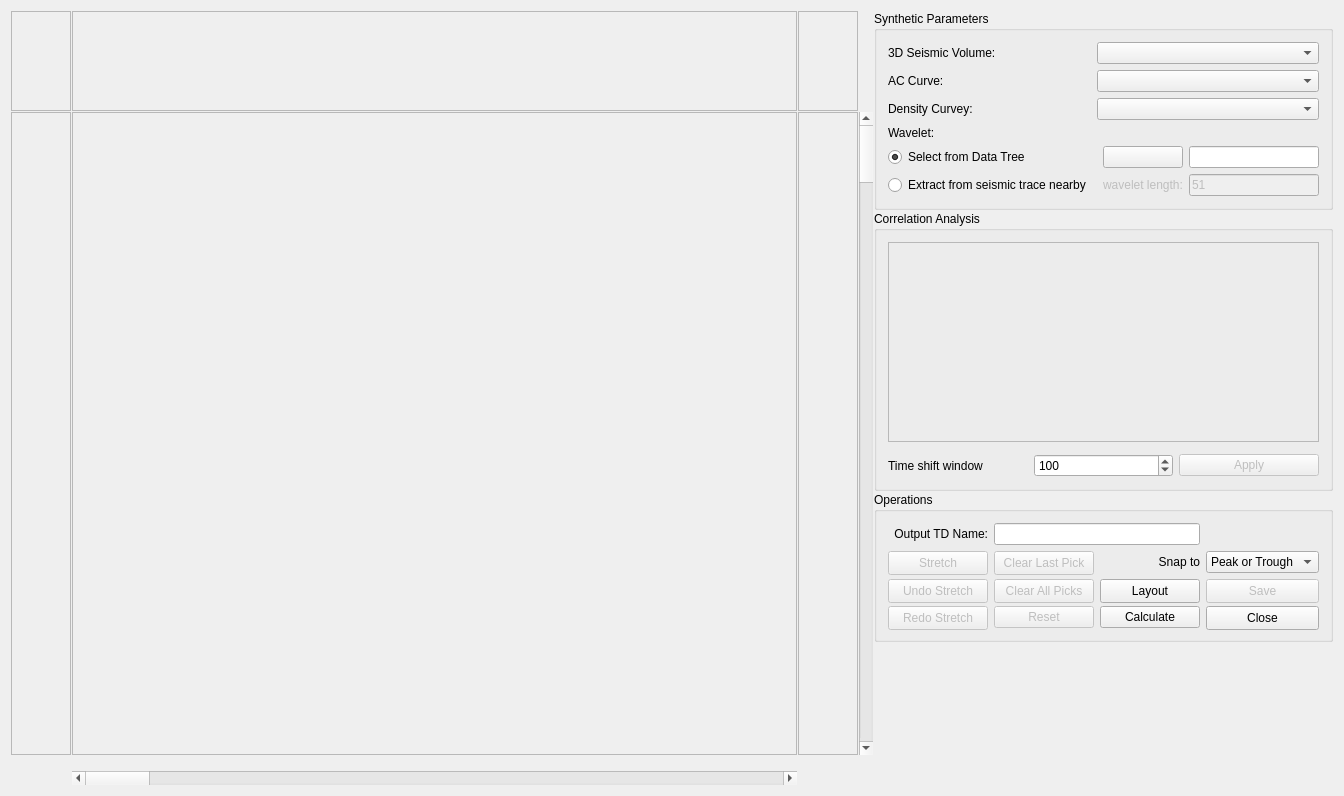
<?xml version="1.0" encoding="UTF-8"?>
<ui version="4.0">
 <class>CXDlgWellTie</class>
 <widget class="QDialog" name="CXDlgWellTie">
  <property name="geometry">
   <rect>
    <x>0</x>
    <y>0</y>
    <width>1344</width>
    <height>796</height>
   </rect>
  </property>
  <property name="windowTitle">
   <string>CXDlgWellTie</string>
  </property>
  <layout class="QGridLayout" name="gridLayout_3">
   <property name="spacing">
    <number>1</number>
   </property>
   <item row="1" column="3" rowspan="6">
    <widget class="QScrollBar" name="verticalScrollBar">
     <property name="orientation">
      <enum>Qt::Vertical</enum>
     </property>
    </widget>
   </item>
   <item row="8" column="1">
    <widget class="QScrollBar" name="horizontalScrollBar">
     <property name="orientation">
      <enum>Qt::Horizontal</enum>
     </property>
    </widget>
   </item>
   <item row="1" column="2" rowspan="6">
    <widget class="CXScrollArea" name="scrollAreaRight">
     <property name="maximumSize">
      <size>
       <width>60</width>
       <height>16777215</height>
      </size>
     </property>
     <property name="verticalScrollBarPolicy">
      <enum>Qt::ScrollBarAlwaysOff</enum>
     </property>
     <property name="horizontalScrollBarPolicy">
      <enum>Qt::ScrollBarAlwaysOff</enum>
     </property>
     <property name="widgetResizable">
      <bool>true</bool>
     </property>
     <widget class="QWidget" name="scrollAreaWidgetContents_4">
      <property name="geometry">
       <rect>
        <x>0</x>
        <y>0</y>
        <width>58</width>
        <height>643</height>
       </rect>
      </property>
     </widget>
    </widget>
   </item>
   <item row="0" column="0">
    <widget class="CXFrameWTCorner" name="frameTL">
     <property name="frameShape">
      <enum>QFrame::StyledPanel</enum>
     </property>
     <property name="frameShadow">
      <enum>QFrame::Raised</enum>
     </property>
    </widget>
   </item>
   <item row="3" column="4" colspan="4">
    <widget class="QGroupBox" name="groupBox_2">
     <property name="title">
      <string>Correlation Analysis</string>
     </property>
     <layout class="QGridLayout" name="gridLayout_2">
      <item row="0" column="0" colspan="3">
       <widget class="CXFrameCorrelation" name="frame">
        <property name="minimumSize">
         <size>
          <width>0</width>
          <height>200</height>
         </size>
        </property>
        <property name="frameShape">
         <enum>QFrame::StyledPanel</enum>
        </property>
        <property name="frameShadow">
         <enum>QFrame::Raised</enum>
        </property>
       </widget>
      </item>
      <item row="1" column="0" colspan="3">
       <widget class="CXSliderComplex" name="slideRangeWindow" native="true"/>
      </item>
      <item row="2" column="0">
       <widget class="QLabel" name="label_5">
        <property name="text">
         <string>Time shift window</string>
        </property>
       </widget>
      </item>
      <item row="2" column="1">
       <widget class="QSpinBox" name="spinBox">
        <property name="minimum">
         <number>20</number>
        </property>
        <property name="maximum">
         <number>500</number>
        </property>
        <property name="singleStep">
         <number>10</number>
        </property>
        <property name="value">
         <number>100</number>
        </property>
       </widget>
      </item>
      <item row="2" column="2">
       <widget class="QPushButton" name="pushButtonApply">
        <property name="enabled">
         <bool>false</bool>
        </property>
        <property name="text">
         <string>Apply</string>
        </property>
        <property name="icon">
         <iconset resource="../xconsole/x.qrc">
          <normaloff>:/Icon/Flush.png</normaloff>:/Icon/Flush.png</iconset>
        </property>
       </widget>
      </item>
     </layout>
    </widget>
   </item>
   <item row="0" column="2">
    <widget class="CXFrameWTCorner" name="frameTR">
     <property name="frameShape">
      <enum>QFrame::StyledPanel</enum>
     </property>
     <property name="frameShadow">
      <enum>QFrame::Raised</enum>
     </property>
    </widget>
   </item>
   <item row="0" column="4" rowspan="3" colspan="4">
    <widget class="QGroupBox" name="groupBox">
     <property name="minimumSize">
      <size>
       <width>400</width>
       <height>0</height>
      </size>
     </property>
     <property name="maximumSize">
      <size>
       <width>600</width>
       <height>16777215</height>
      </size>
     </property>
     <property name="title">
      <string>Synthetic Parameters</string>
     </property>
     <layout class="QGridLayout" name="gridLayout">
      <item row="0" column="1" colspan="3">
       <widget class="QComboBox" name="comboBoxDV"/>
      </item>
      <item row="6" column="3">
       <widget class="QLineEdit" name="lineEditLength">
        <property name="enabled">
         <bool>false</bool>
        </property>
        <property name="text">
         <string>51</string>
        </property>
       </widget>
      </item>
      <item row="6" column="0">
       <widget class="QRadioButton" name="radioButtonTrace">
        <property name="minimumSize">
         <size>
          <width>200</width>
          <height>0</height>
         </size>
        </property>
        <property name="text">
         <string>Extract from seismic trace nearby</string>
        </property>
       </widget>
      </item>
      <item row="3" column="0">
       <widget class="QLabel" name="label_4">
        <property name="text">
         <string>Wavelet:</string>
        </property>
       </widget>
      </item>
      <item row="1" column="0">
       <widget class="QLabel" name="label">
        <property name="text">
         <string>AC Curve:</string>
        </property>
       </widget>
      </item>
      <item row="1" column="1" colspan="3">
       <widget class="QComboBox" name="comboBoxAC"/>
      </item>
      <item row="0" column="0">
       <widget class="QLabel" name="label_2">
        <property name="text">
         <string>3D Seismic Volume:</string>
        </property>
       </widget>
      </item>
      <item row="6" column="2">
       <widget class="QLabel" name="labelWavelet">
        <property name="enabled">
         <bool>false</bool>
        </property>
        <property name="text">
         <string>wavelet length:</string>
        </property>
       </widget>
      </item>
      <item row="2" column="0">
       <widget class="QLabel" name="label_3">
        <property name="text">
         <string>Density Curvey:</string>
        </property>
       </widget>
      </item>
      <item row="5" column="2">
       <widget class="QPushButton" name="pushButtonWavelet">
        <property name="text">
         <string/>
        </property>
        <property name="icon">
         <iconset resource="../xconsole/x.qrc">
          <normaloff>:/Icon/18804.png</normaloff>:/Icon/18804.png</iconset>
        </property>
       </widget>
      </item>
      <item row="2" column="1" colspan="3">
       <widget class="QComboBox" name="comboBoxDEN"/>
      </item>
      <item row="5" column="0">
       <widget class="QRadioButton" name="radioButtonTree">
        <property name="text">
         <string>Select from Data Tree</string>
        </property>
        <property name="checked">
         <bool>true</bool>
        </property>
       </widget>
      </item>
      <item row="5" column="3">
       <widget class="QLineEdit" name="lineEditWavelet">
        <property name="readOnly">
         <bool>true</bool>
        </property>
       </widget>
      </item>
     </layout>
    </widget>
   </item>
   <item row="6" column="6">
    <spacer name="verticalSpacer">
     <property name="orientation">
      <enum>Qt::Vertical</enum>
     </property>
     <property name="sizeHint" stdset="0">
      <size>
       <width>20</width>
       <height>635</height>
      </size>
     </property>
    </spacer>
   </item>
   <item row="1" column="1" rowspan="6">
    <widget class="CXScrollArea" name="scrollArea">
     <property name="verticalScrollBarPolicy">
      <enum>Qt::ScrollBarAlwaysOff</enum>
     </property>
     <property name="horizontalScrollBarPolicy">
      <enum>Qt::ScrollBarAlwaysOff</enum>
     </property>
     <property name="widgetResizable">
      <bool>true</bool>
     </property>
     <widget class="QWidget" name="scrollAreaWidgetContents_2">
      <property name="geometry">
       <rect>
        <x>0</x>
        <y>0</y>
        <width>737</width>
        <height>643</height>
       </rect>
      </property>
     </widget>
    </widget>
   </item>
   <item row="1" column="0" rowspan="6">
    <widget class="CXScrollArea" name="scrollAreaLeft">
     <property name="maximumSize">
      <size>
       <width>60</width>
       <height>16777215</height>
      </size>
     </property>
     <property name="verticalScrollBarPolicy">
      <enum>Qt::ScrollBarAlwaysOff</enum>
     </property>
     <property name="horizontalScrollBarPolicy">
      <enum>Qt::ScrollBarAlwaysOff</enum>
     </property>
     <property name="widgetResizable">
      <bool>true</bool>
     </property>
     <widget class="QWidget" name="scrollAreaWidgetContents_3">
      <property name="geometry">
       <rect>
        <x>0</x>
        <y>0</y>
        <width>58</width>
        <height>643</height>
       </rect>
      </property>
     </widget>
    </widget>
   </item>
   <item row="0" column="1">
    <widget class="QScrollArea" name="scrollAreaTop">
     <property name="maximumSize">
      <size>
       <width>16777215</width>
       <height>100</height>
      </size>
     </property>
     <property name="verticalScrollBarPolicy">
      <enum>Qt::ScrollBarAlwaysOff</enum>
     </property>
     <property name="horizontalScrollBarPolicy">
      <enum>Qt::ScrollBarAlwaysOff</enum>
     </property>
     <property name="widgetResizable">
      <bool>true</bool>
     </property>
     <widget class="QWidget" name="scrollAreaWidgetContents">
      <property name="geometry">
       <rect>
        <x>0</x>
        <y>0</y>
        <width>737</width>
        <height>98</height>
       </rect>
      </property>
     </widget>
    </widget>
   </item>
   <item row="7" column="4" colspan="4">
    <widget class="QLabel" name="labelMessage">
     <property name="text">
      <string/>
     </property>
    </widget>
   </item>
   <item row="4" column="4" colspan="4">
    <widget class="QGroupBox" name="groupBox_3">
     <property name="minimumSize">
      <size>
       <width>0</width>
       <height>150</height>
      </size>
     </property>
     <property name="title">
      <string>Operations</string>
     </property>
     <layout class="QGridLayout" name="gridLayout_4">
      <item row="3" column="3">
       <widget class="QPushButton" name="pushButtonSave">
        <property name="enabled">
         <bool>false</bool>
        </property>
        <property name="minimumSize">
         <size>
          <width>100</width>
          <height>24</height>
         </size>
        </property>
        <property name="text">
         <string>Save</string>
        </property>
        <property name="icon">
         <iconset resource="../xconsole/x.qrc">
          <normaloff>:/Icon/Save.png</normaloff>:/Icon/Save.png</iconset>
        </property>
       </widget>
      </item>
      <item row="3" column="0">
       <widget class="QPushButton" name="pushButtonUndo">
        <property name="enabled">
         <bool>false</bool>
        </property>
        <property name="minimumSize">
         <size>
          <width>80</width>
          <height>24</height>
         </size>
        </property>
        <property name="text">
         <string>Undo Stretch</string>
        </property>
        <property name="icon">
         <iconset resource="../xconsole/x.qrc">
          <normaloff>:/Icon/Undo.png</normaloff>:/Icon/Undo.png</iconset>
        </property>
       </widget>
      </item>
      <item row="1" column="0">
       <widget class="QPushButton" name="pushButtonStr">
        <property name="enabled">
         <bool>false</bool>
        </property>
        <property name="minimumSize">
         <size>
          <width>100</width>
          <height>24</height>
         </size>
        </property>
        <property name="text">
         <string>Stretch</string>
        </property>
        <property name="icon">
         <iconset resource="../xconsole/x.qrc">
          <normaloff>:/Icon/WellTie.png</normaloff>:/Icon/WellTie.png</iconset>
        </property>
       </widget>
      </item>
      <item row="1" column="1">
       <widget class="QPushButton" name="pushButtonLast">
        <property name="enabled">
         <bool>false</bool>
        </property>
        <property name="minimumSize">
         <size>
          <width>100</width>
          <height>24</height>
         </size>
        </property>
        <property name="text">
         <string>Clear Last Pick</string>
        </property>
        <property name="icon">
         <iconset resource="../xconsole/x.qrc">
          <normaloff>:/Icon/Delete.png</normaloff>:/Icon/Delete.png</iconset>
        </property>
       </widget>
      </item>
      <item row="0" column="0">
       <widget class="QLabel" name="label_7">
        <property name="text">
         <string>Output TD Name:</string>
        </property>
        <property name="alignment">
         <set>Qt::AlignRight|Qt::AlignTrailing|Qt::AlignVCenter</set>
        </property>
       </widget>
      </item>
      <item row="1" column="3">
       <widget class="QComboBox" name="comboBoxSnap">
        <item>
         <property name="text">
          <string>Peak or Trough</string>
         </property>
        </item>
        <item>
         <property name="text">
          <string>Peak</string>
         </property>
        </item>
        <item>
         <property name="text">
          <string>Trough</string>
         </property>
        </item>
        <item>
         <property name="text">
          <string>None</string>
         </property>
        </item>
       </widget>
      </item>
      <item row="5" column="3">
       <widget class="QPushButton" name="pushButton">
        <property name="minimumSize">
         <size>
          <width>60</width>
          <height>24</height>
         </size>
        </property>
        <property name="text">
         <string>Close</string>
        </property>
        <property name="icon">
         <iconset resource="../xconsole/x.qrc">
          <normaloff>:/Icon/Exit.png</normaloff>:/Icon/Exit.png</iconset>
        </property>
       </widget>
      </item>
      <item row="5" column="2">
       <widget class="QPushButton" name="pushButtonCal">
        <property name="minimumSize">
         <size>
          <width>100</width>
          <height>0</height>
         </size>
        </property>
        <property name="text">
         <string>Calculate</string>
        </property>
        <property name="icon">
         <iconset resource="../xconsole/x.qrc">
          <normaloff>:/Icon/Calculator.png</normaloff>:/Icon/Calculator.png</iconset>
        </property>
       </widget>
      </item>
      <item row="5" column="1">
       <widget class="QPushButton" name="pushButtonReset">
        <property name="enabled">
         <bool>false</bool>
        </property>
        <property name="minimumSize">
         <size>
          <width>100</width>
          <height>0</height>
         </size>
        </property>
        <property name="text">
         <string>Reset</string>
        </property>
        <property name="icon">
         <iconset resource="../xconsole/x.qrc">
          <normaloff>:/Icon/Flush.png</normaloff>:/Icon/Flush.png</iconset>
        </property>
       </widget>
      </item>
      <item row="5" column="0">
       <widget class="QPushButton" name="pushButtonRedo">
        <property name="enabled">
         <bool>false</bool>
        </property>
        <property name="minimumSize">
         <size>
          <width>100</width>
          <height>24</height>
         </size>
        </property>
        <property name="text">
         <string>Redo Stretch</string>
        </property>
        <property name="icon">
         <iconset resource="../xconsole/x.qrc">
          <normaloff>:/Icon/Redo.png</normaloff>:/Icon/Redo.png</iconset>
        </property>
       </widget>
      </item>
      <item row="3" column="1">
       <widget class="QPushButton" name="pushButtonAll">
        <property name="enabled">
         <bool>false</bool>
        </property>
        <property name="minimumSize">
         <size>
          <width>100</width>
          <height>24</height>
         </size>
        </property>
        <property name="text">
         <string>Clear All Picks</string>
        </property>
        <property name="icon">
         <iconset resource="../xconsole/x.qrc">
          <normaloff>:/Icon/DisSelectAll.png</normaloff>:/Icon/DisSelectAll.png</iconset>
        </property>
       </widget>
      </item>
      <item row="3" column="2">
       <widget class="QPushButton" name="pushButtonLayout">
        <property name="minimumSize">
         <size>
          <width>100</width>
          <height>24</height>
         </size>
        </property>
        <property name="maximumSize">
         <size>
          <width>100</width>
          <height>16777215</height>
         </size>
        </property>
        <property name="text">
         <string>Layout</string>
        </property>
        <property name="icon">
         <iconset resource="../xconsole/x.qrc">
          <normaloff>:/Icon/Logview32.png</normaloff>:/Icon/Logview32.png</iconset>
        </property>
       </widget>
      </item>
      <item row="0" column="1" colspan="2">
       <widget class="QLineEdit" name="lineEdit"/>
      </item>
      <item row="1" column="2">
       <widget class="QLabel" name="label_6">
        <property name="text">
         <string>Snap to</string>
        </property>
        <property name="alignment">
         <set>Qt::AlignRight|Qt::AlignTrailing|Qt::AlignVCenter</set>
        </property>
       </widget>
      </item>
     </layout>
    </widget>
   </item>
  </layout>
 </widget>
 <layoutdefault spacing="6" margin="11"/>
 <customwidgets>
  <customwidget>
   <class>CXSliderComplex</class>
   <extends>QWidget</extends>
   <header location="global">xslidercomplex.h</header>
   <container>1</container>
  </customwidget>
  <customwidget>
   <class>CXFrameCorrelation</class>
   <extends>QFrame</extends>
   <header>xframecorrelation.h</header>
   <container>1</container>
  </customwidget>
  <customwidget>
   <class>CXFrameWTCorner</class>
   <extends>QFrame</extends>
   <header>xframewtcorner.h</header>
   <container>1</container>
  </customwidget>
  <customwidget>
   <class>CXScrollArea</class>
   <extends>QScrollArea</extends>
   <header>xscrollarea.h</header>
   <container>1</container>
  </customwidget>
 </customwidgets>
 <resources>
  <include location="../xconsole/x.qrc"/>
 </resources>
 <connections>
  <connection>
   <sender>pushButton</sender>
   <signal>clicked()</signal>
   <receiver>CXDlgWellTie</receiver>
   <slot>accept()</slot>
   <hints>
    <hint type="sourcelabel">
     <x>1078</x>
     <y>786</y>
    </hint>
    <hint type="destinationlabel">
     <x>675</x>
     <y>795</y>
    </hint>
   </hints>
  </connection>
 </connections>
</ui>
